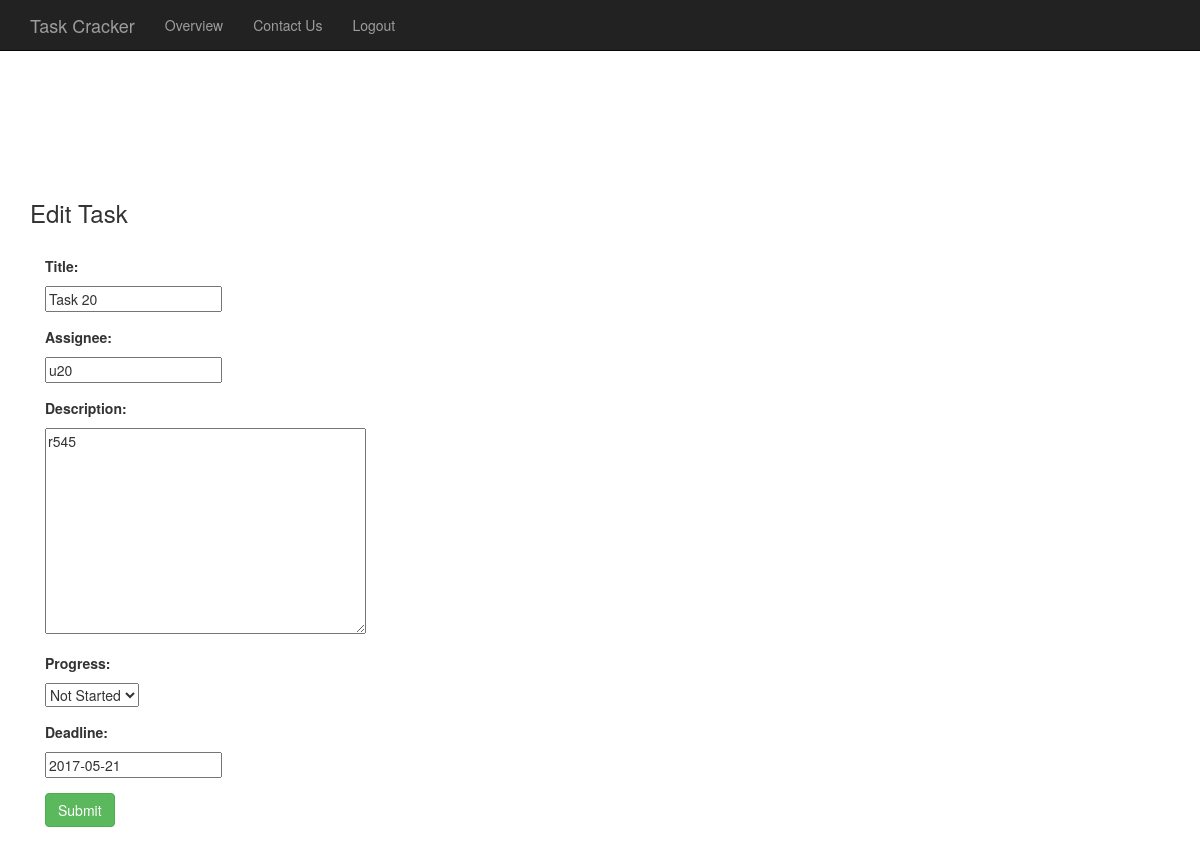
Screenshot of /task/49/update/ with the database file from the repository.
### task/models.py (models this page shows, shortened)
class Task(models.Model):
    NOTSTARTED = 'Not Started'
    INPROGRESS = 'In Progress'
    FINISHED = 'Finished'
    PROGRESS_CHOICES = (
        (NOTSTARTED, 'Not Started'),
        (INPROGRESS, 'In Progress'),
        (FINISHED, 'Finished'),
    )
    progress = models.CharField(
        max_length=20,
        choices=PROGRESS_CHOICES,
        default=NOTSTARTED,
    )
    user = models.ForeignKey(User,default=1)
    assignee = models.CharField(max_length=500)
    title = models.CharField(max_length=500)
    description = models.TextField(blank=True, null=True)
    deadline = models.DateField()
    created_date = models.DateTimeField(
        blank=True, null=True)

### task/views.py (the view, shortened to what this page needs)
# urls.py: url(r'^(?P<task_id>[0-9]+)/update/$', views.update_task, name='update'),
def update_task (request, task_id=None):
    task = get_object_or_404(Task, id=task_id)
    form = TaskForm(request.POST or None, instance=task)
    context = {
            'title':task.title,
            'task' : task,
            'form' : form,
        }
    return render(request,'task/task_update_form.html', context)

### task/forms.py
class TaskForm(forms.ModelForm):
    class Meta:
        model = Task
        fields = ['title', 'assignee', 'description', 'progress', 'deadline']

### task/templates/task/task_update_form.html (shortened to what this page needs)
{% extends 'task/base.html' %}
{% block body %}
    <div class="container" style="margin-top: 100px">
        <h3>Edit Task</h3><br>
        <form action="" role="form"  method="post">
            <div class="form-group"  >
                {% include 'task/form_template.html' %}
                <div class="form-group">
                    <div class="container">
                        <button type="submit" class="btn btn-success">Submit</button>
                    </div>
                </div>
            </div>
        </form>
    </div>
{% endblock %}

### task/templates/task/form_template.html (shortened to what this page needs)
{% for field in form %}
    <div class="form-group">
        <label class="container" for="task_title">{{ field.label_tag }}</label>
        <div class="container">{{ field }}
        </div>
    </div>
{% endfor %}

### rows the page displays
Task: form "Task 20" "u20" "r545" "Not Started" "2017-05-21"

### other values shown
{{ field.label_tag }} "Title:" "Assignee:" "Description:" "Progress:" "Deadline:"
